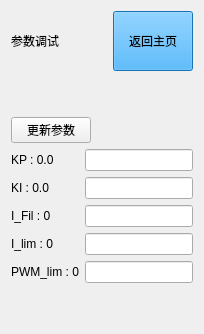
      <widget class="QWidget" name="ParameterPage">
       <layout class="QVBoxLayout" name="verticalLayout_15">
        <item>
         <layout class="QHBoxLayout" name="horizontalLayout_2">
          <item>
           <widget class="QLabel" name="label_14">
            <property name="styleSheet">
             <string notr="true">font: 18pt &quot;Microsoft YaHei UI&quot;;
color: rgb(0, 0, 0);</string>
            </property>
            <property name="text">
             <string>参数调试</string>
            </property>
           </widget>
          </item>
          <item>
           <spacer name="horizontalSpacer_17">
            <property name="orientation">
             <enum>Qt::Orientation::Horizontal</enum>
            </property>
            <property name="sizeHint" stdset="0">
             <size>
              <width>40</width>
              <height>20</height>
             </size>
            </property>
           </spacer>
          </item>
          <item>
           <widget class="QPushButton" name="Parameter_BackHomeButton">
            <property name="minimumSize">
             <size>
              <width>0</width>
              <height>60</height>
             </size>
            </property>
            <property name="styleSheet">
             <string notr="true">font: 18pt &quot;Microsoft YaHei UI&quot;;
background-color: rgb(37, 161, 244);
color: rgb(0, 0, 0);
</string>
            </property>
            <property name="text">
             <string>返回主页</string>
            </property>
           </widget>
          </item>
         </layout>
        </item>
        <item>
         <spacer name="verticalSpacer_6">
          <property name="orientation">
           <enum>Qt::Orientation::Vertical</enum>
          </property>
          <property name="sizeHint" stdset="0">
           <size>
            <width>20</width>
            <height>40</height>
           </size>
          </property>
         </spacer>
        </item>
        <item>
         <layout class="QHBoxLayout" name="horizontalLayout_16">
          <item>
           <widget class="QPushButton" name="UpdataParameterBtn">
            <property name="styleSheet">
             <string notr="true">font: 18pt &quot;Microsoft YaHei UI&quot;;
color: rgb(0, 0, 0);</string>
            </property>
            <property name="text">
             <string>更新参数</string>
            </property>
           </widget>
          </item>
          <item>
           <spacer name="horizontalSpacer_24">
            <property name="orientation">
             <enum>Qt::Orientation::Horizontal</enum>
            </property>
            <property name="sizeHint" stdset="0">
             <size>
              <width>40</width>
              <height>20</height>
             </size>
            </property>
           </spacer>
          </item>
         </layout>
        </item>
        <item>
         <layout class="QGridLayout" name="gridLayout_3">
          <item row="1" column="0">
           <widget class="QLabel" name="KpLabel">
            <property name="styleSheet">
             <string notr="true">font: 18pt &quot;Microsoft YaHei UI&quot;;
color: rgb(0, 0, 0);</string>
            </property>
            <property name="text">
             <string>KP : 0.0</string>
            </property>
           </widget>
          </item>
          <item row="3" column="0">
           <widget class="QLabel" name="IfilLabel">
            <property name="styleSheet">
             <string notr="true">font: 18pt &quot;Microsoft YaHei UI&quot;;
color: rgb(0, 0, 0);</string>
            </property>
            <property name="text">
             <string>I_Fil : 0</string>
            </property>
           </widget>
          </item>
          <item row="3" column="1">
           <widget class="QLineEdit" name="IfilLineEdit">
            <property name="styleSheet">
             <string notr="true">font: 18pt &quot;Microsoft YaHei UI&quot;;
color: rgb(0, 0, 0);</string>
            </property>
           </widget>
          </item>
          <item row="1" column="1">
           <widget class="QLineEdit" name="KpLineEdit">
            <property name="styleSheet">
             <string notr="true">font: 18pt &quot;Microsoft YaHei UI&quot;;
color: rgb(0, 0, 0);</string>
            </property>
           </widget>
          </item>
          <item row="5" column="0">
           <widget class="QLabel" name="IlimLabel">
            <property name="styleSheet">
             <string notr="true">font: 18pt &quot;Microsoft YaHei UI&quot;;
color: rgb(0, 0, 0);</string>
            </property>
            <property name="text">
             <string>I_lim : 0</string>
            </property>
           </widget>
          </item>
          <item row="2" column="1">
           <widget class="QLineEdit" name="KiLineEdit">
            <property name="styleSheet">
             <string notr="true">font: 18pt &quot;Microsoft YaHei UI&quot;;
color: rgb(0, 0, 0);</string>
            </property>
           </widget>
          </item>
          <item row="6" column="1">
           <widget class="QLineEdit" name="PWMlimLineEdit">
            <property name="styleSheet">
             <string notr="true">font: 18pt &quot;Microsoft YaHei UI&quot;;
color: rgb(0, 0, 0);</string>
            </property>
           </widget>
          </item>
          <item row="5" column="1">
           <widget class="QLineEdit" name="IlimLineEdit">
            <property name="styleSheet">
             <string notr="true">font: 18pt &quot;Microsoft YaHei UI&quot;;
color: rgb(0, 0, 0);</string>
            </property>
           </widget>
          </item>
          <item row="6" column="0">
           <widget class="QLabel" name="PWMlimLabel">
            <property name="styleSheet">
             <string notr="true">font: 18pt &quot;Microsoft YaHei UI&quot;;
color: rgb(0, 0, 0);</string>
            </property>
            <property name="text">
             <string>PWM_lim : 0</string>
            </property>
           </widget>
          </item>
          <item row="2" column="0">
           <widget class="QLabel" name="KiLabel">
            <property name="styleSheet">
             <string notr="true">font: 18pt &quot;Microsoft YaHei UI&quot;;
color: rgb(0, 0, 0);</string>
            </property>
            <property name="text">
             <string>KI : 0.0</string>
            </property>
           </widget>
          </item>
         </layout>
        </item>
        <item>
         <spacer name="verticalSpacer_8">
          <property name="orientation">
           <enum>Qt::Orientation::Vertical</enum>
          </property>
          <property name="sizeHint" stdset="0">
           <size>
            <width>20</width>
            <height>40</height>
           </size>
          </property>
         </spacer>
        </item>
       </layout>
      </widget>
